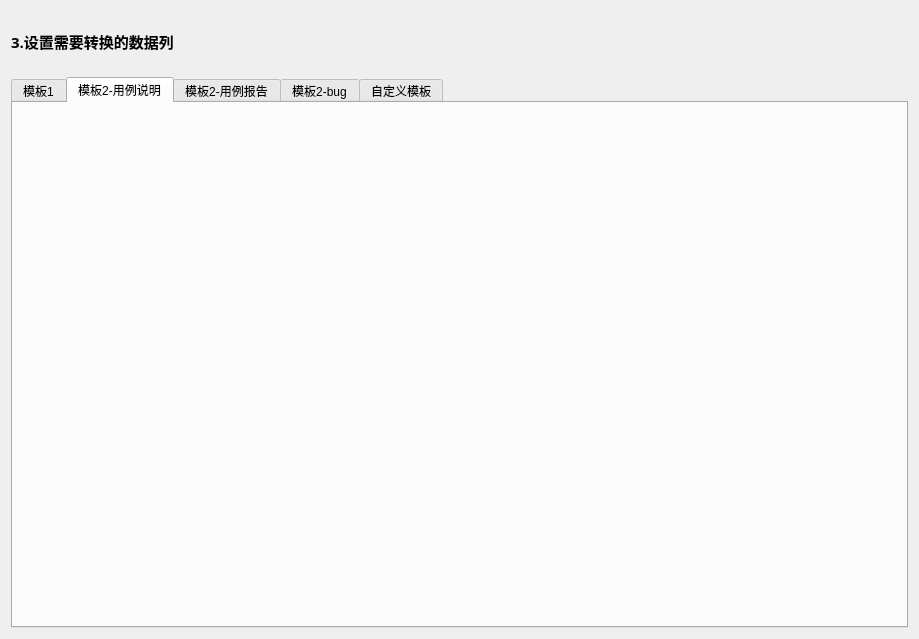
<?xml version="1.0" encoding="UTF-8"?>
<ui version="4.0">
 <class>WizardPage</class>
 <widget class="QWizardPage" name="WizardPage">
  <property name="geometry">
   <rect>
    <x>0</x>
    <y>0</y>
    <width>919</width>
    <height>639</height>
   </rect>
  </property>
  <property name="windowTitle">
   <string>WizardPage</string>
  </property>
  <layout class="QGridLayout" name="gridLayout_2">
   <item row="0" column="0">
    <layout class="QGridLayout" name="gridLayout">
     <item row="0" column="0">
      <widget class="QLabel" name="label">
       <property name="minimumSize">
        <size>
         <width>0</width>
         <height>60</height>
        </size>
       </property>
       <property name="baseSize">
        <size>
         <width>0</width>
         <height>0</height>
        </size>
       </property>
       <property name="font">
        <font>
         <family>Agency FB</family>
         <pointsize>11</pointsize>
         <weight>75</weight>
         <bold>true</bold>
        </font>
       </property>
       <property name="text">
        <string>3.设置需要转换的数据列</string>
       </property>
      </widget>
     </item>
     <item row="1" column="0">
      <widget class="QTabWidget" name="tabWidget">
       <property name="currentIndex">
        <number>1</number>
       </property>
       <widget class="QWidget" name="tab">
        <attribute name="title">
         <string>模板1</string>
        </attribute>
        <layout class="QGridLayout" name="gridLayout_3">
         <property name="sizeConstraint">
          <enum>QLayout::SetMaximumSize</enum>
         </property>
        </layout>
       </widget>
       <widget class="QWidget" name="tab_2">
        <attribute name="title">
         <string>模板2-用例说明</string>
        </attribute>
        <layout class="QGridLayout" name="gridLayout_4"/>
       </widget>
       <widget class="QWidget" name="tab_4">
        <attribute name="title">
         <string>模板2-用例报告</string>
        </attribute>
        <layout class="QGridLayout" name="gridLayout_5"/>
       </widget>
       <widget class="QWidget" name="tab_5">
        <attribute name="title">
         <string>模板2-bug</string>
        </attribute>
        <layout class="QGridLayout" name="gridLayout_6"/>
       </widget>
       <widget class="QWidget" name="tab_3">
        <attribute name="title">
         <string>自定义模板</string>
        </attribute>
       </widget>
      </widget>
     </item>
    </layout>
   </item>
  </layout>
 </widget>
 <resources/>
 <connections/>
</ui>
